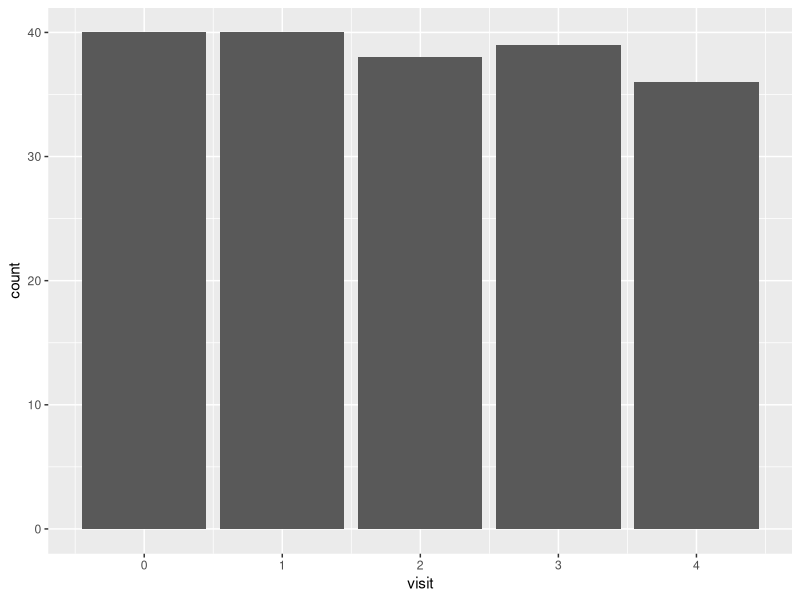
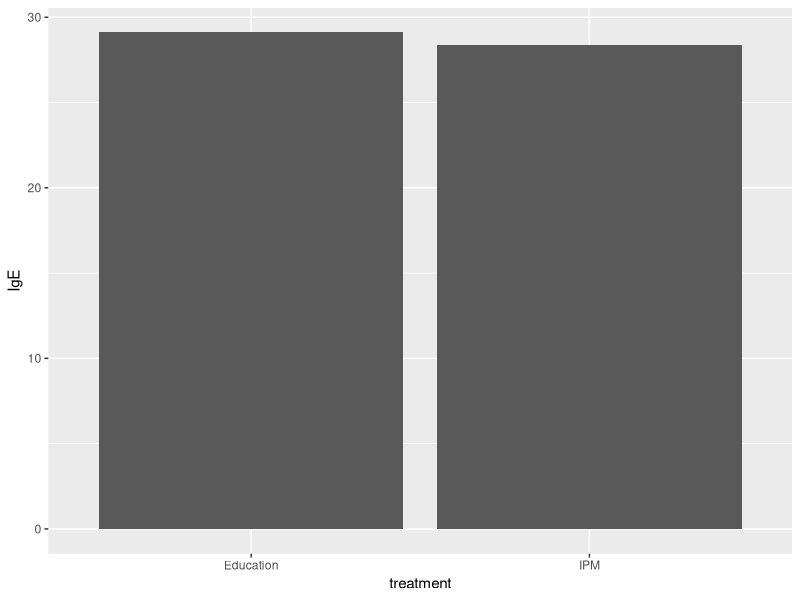
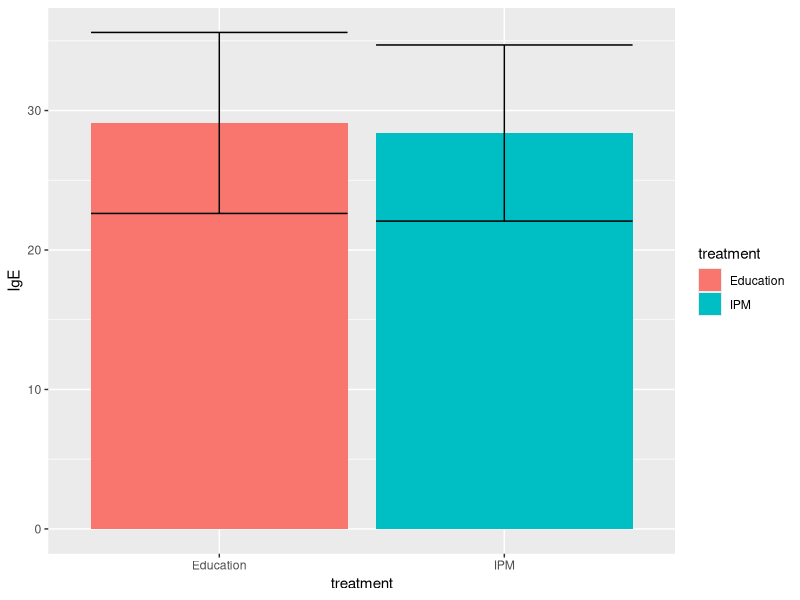
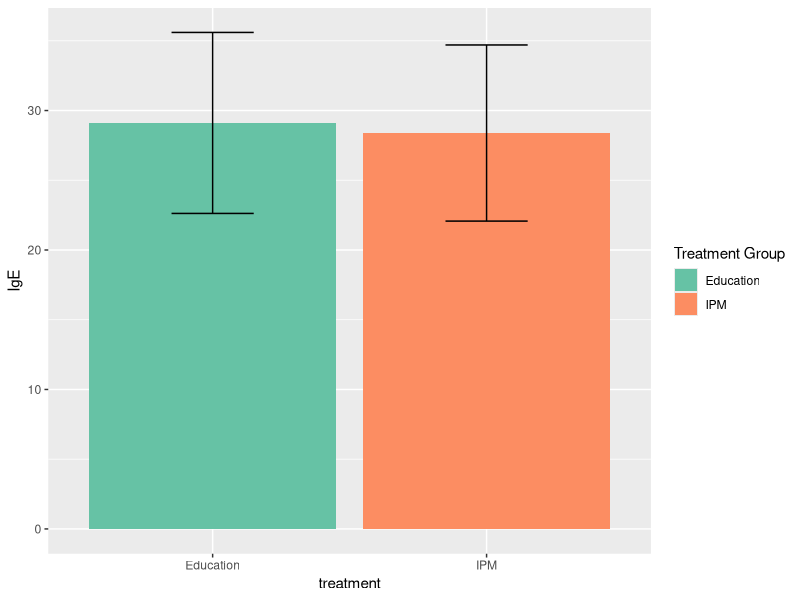
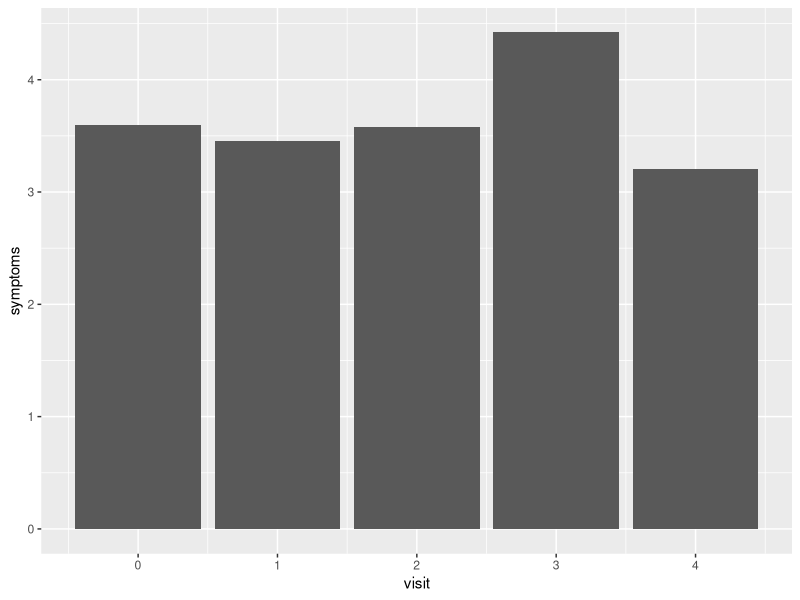
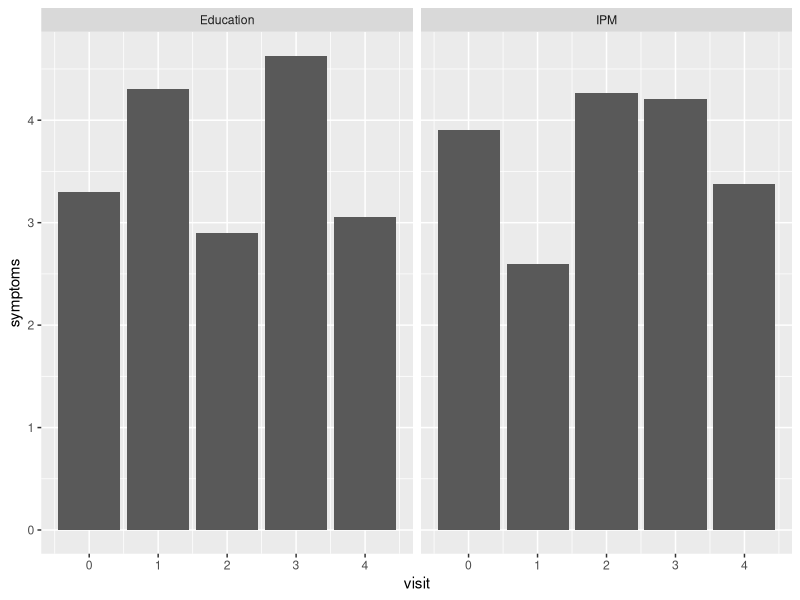
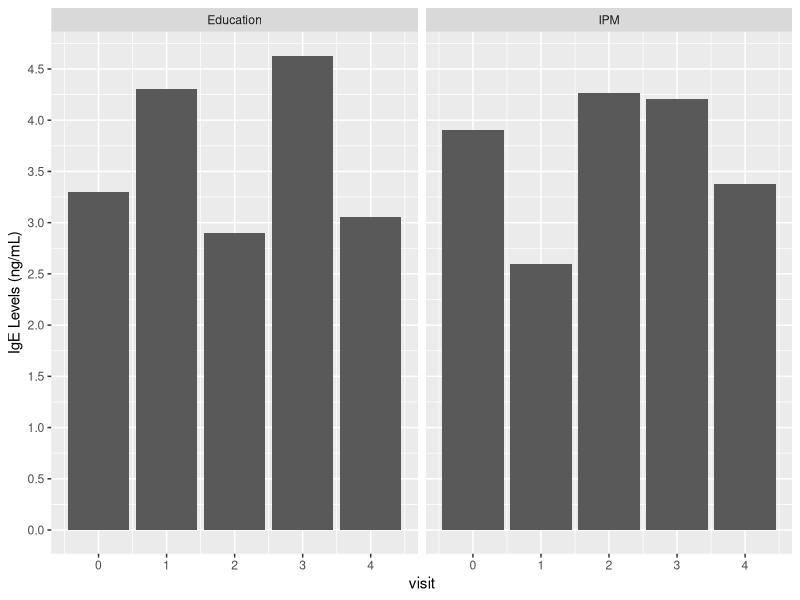
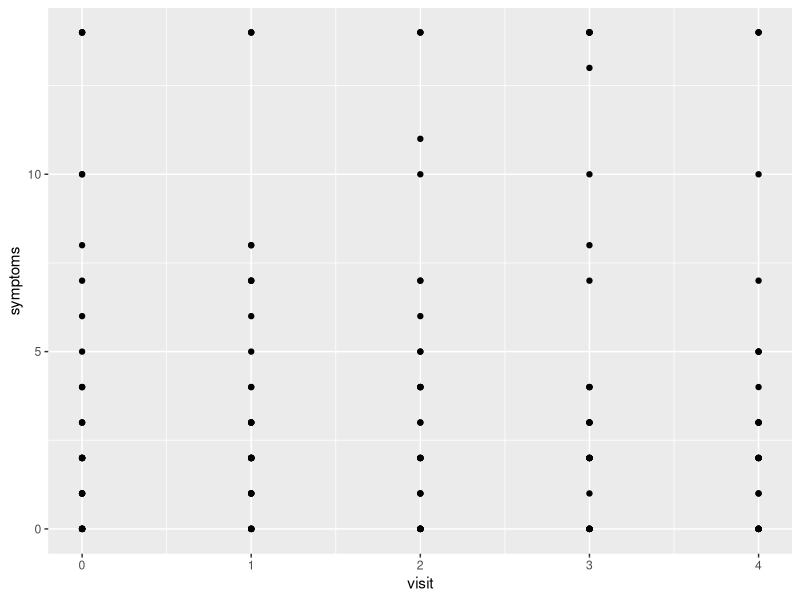

Write the R code that produced these figures, in order.
## Visualizing Multi-dimensional Relationships

## New functions covered:
# select()
# rename()
# geom_errorbar()
# scale_fill_brewer()
# facet_wrap()
# geom_line()
# theme()
# scale_color_discrete()

## Load tidyverse as usual (which includes ggplot2)
library(tidyverse)
library(viridis)

maait <- read_csv("maait.csv")
####

## Quick look
glimpse(maait)

## See the first few rows
maait

## Last few rows
tail(maait)

## Focus on a subset of variables
dat <- maait %>% 
    select(ID, VisitNum, group, sxsgeneral, IgE) %>% 
    rename(visit = VisitNum,
           treatment = group,
           symptoms = sxsgeneral)

## Double check first few rows
dat

## Make a bar plot showing the number of observations at each visit
dat %>% 
    ggplot(aes(x = visit)) + 
    geom_bar()

# Make a bar plot showing the mean level of IgE for each treatment group
dat %>% 
    ggplot(aes(x = treatment, 
               y = IgE)) +
    geom_bar(stat = "summary", fun = "mean")

# Add error bars (+/- 1 SE) to the bar plot
dat %>% 
    ggplot(aes(x = treatment, y = IgE)) + 
    geom_bar(aes(fill = treatment),
             stat = "summary", fun = "mean") +
    geom_errorbar(stat = "summary", fun.data = "mean_se")

# Change the color scheme of the bar plot
dat %>% 
    ggplot(aes(x = treatment, y = IgE)) + 
    geom_bar(aes(fill = treatment),
             stat = "summary", fun = "mean") +
    geom_errorbar(stat = "summary", fun.data = "mean_se",
                  width = 0.3) +
    scale_fill_brewer("Treatment Group",
                      type = "qual",
                      palette = "Set2")

# Show average symptoms by visit
dat %>% 
    ggplot(aes(x = visit, y = symptoms)) + 
    geom_bar(stat = "summary", fun = "mean")

## Facet by treatment group
dat %>% 
    ggplot(aes(x = visit, y = symptoms)) + 
    geom_bar(stat = "summary", fun = "mean") +
    facet_wrap(vars(treatment))

# Make the y axis scale more fine-grained by 0.5 steps
dat %>% 
    ggplot(aes(x = visit, y = symptoms)) + 
    geom_bar(stat = "summary", fun = "mean") +
    facet_wrap(vars(treatment)) +
    labs(y = "IgE Levels (ng/mL)") +
    scale_y_continuous(breaks = seq(0, 5, 0.5)) 


## Make a scatterplot of visits and symptoms
dat %>% 
    ggplot(aes(x = visit, y = symptoms)) + 
    geom_point()

## Jitter the points a little to show individual points
dat %>% 
    ggplot(aes(x = visit, y = symptoms)) + 
    geom_jitter(width = 0.1, height = 0.1)

## Add lines connecting dots
dat %>% 
    ggplot(aes(x = visit, y = symptoms)) + 
    geom_point() +
    geom_line()

## Group points by ID and connect with lines (spaghetti plot)
dat %>% 
    ggplot(aes(x = visit, y = symptoms)) + 
    geom_point() +
    geom_line(aes(group = ID))

## Color each line grouping by ID
dat %>% 
    ggplot(aes(x = visit, y = symptoms)) + 
    geom_point() +
    geom_line(aes(group = ID, color = ID))

## Color each line AND point by ID
dat %>% 
    ggplot(aes(x = visit, y = symptoms)) + 
    geom_point(aes(color = ID)) +
    geom_line(aes(group = ID, color = ID))

## Remove the legend
dat %>% 
    ggplot(aes(x = visit, y = symptoms)) + 
    geom_point(aes(color = ID)) +
    geom_line(aes(group = ID, color = ID)) +
    theme(legend.position = "none")

## Color lines by treatment variable and fixed color for points
dat %>% 
    ggplot(aes(x = visit, y = symptoms)) +
    geom_line(aes(group = ID, color = treatment)) +
    geom_point(size = 2, color = "magenta")

# Make a scatter plot of the mean of symptoms by visit and by treatment group
dat %>% 
    ggplot(aes(x = visit, y = symptoms)) +
    geom_point(aes(color = treatment),
               stat = "summary",
               fun = "mean",
               size = 4) +
    geom_line(aes(color = treatment),
              stat = "summary",
              fun = "mean")

## Add the points back (jittered) in to show the variation in the data and
## modify the legend title
dat %>% 
    ggplot(aes(x = visit, y = symptoms)) +
    geom_jitter(aes(color = treatment), alpha = 1/2,
                width = 0.1) +
    geom_point(aes(color = treatment),
               stat = "summary",
               fun = "mean",
               size = 4) +
    geom_line(aes(color = treatment),
              stat = "summary",
              fun = "mean") +
    scale_color_discrete("Treatment Group")

## Add the points and lines back in to show the variation in the data and modify
## the legend title
dat %>% 
    ggplot(aes(x = visit, y = symptoms)) +
    geom_point(aes(color = treatment), alpha = 1/2) +
    geom_line(aes(group = ID, color = treatment), alpha = 1/2) +
    geom_point(aes(color = treatment),
               stat = "summary",
               fun = "mean",
               size = 5) +
    geom_line(aes(color = treatment),
              stat = "summary",
              fun = "mean",
              size = 2) +
    scale_color_discrete("Treatment Group")

# Make jittered scatterplot with linear regression lines showing the trends for
# each treatment group
dat %>% 
    ggplot(aes(x = visit, y = symptoms)) + 
    geom_jitter(aes(color = treatment), 
                width = 0.1, height = 0.4) +
    geom_smooth(aes(color = treatment),
                method = "lm", size = 2)


# Make jittered scatterplot with smoother lines showing the trends for each
# treatment group
dat %>% 
    ggplot(aes(x = visit, y = symptoms)) + 
    geom_jitter(aes(color = treatment), 
                width = 0.1, height = 0.4) +
    geom_smooth(aes(color = treatment),
                size = 2)













